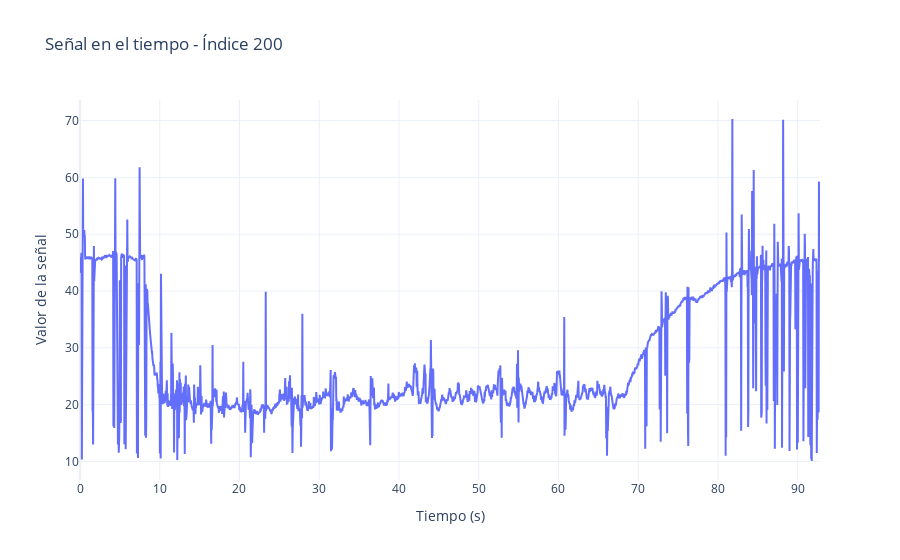
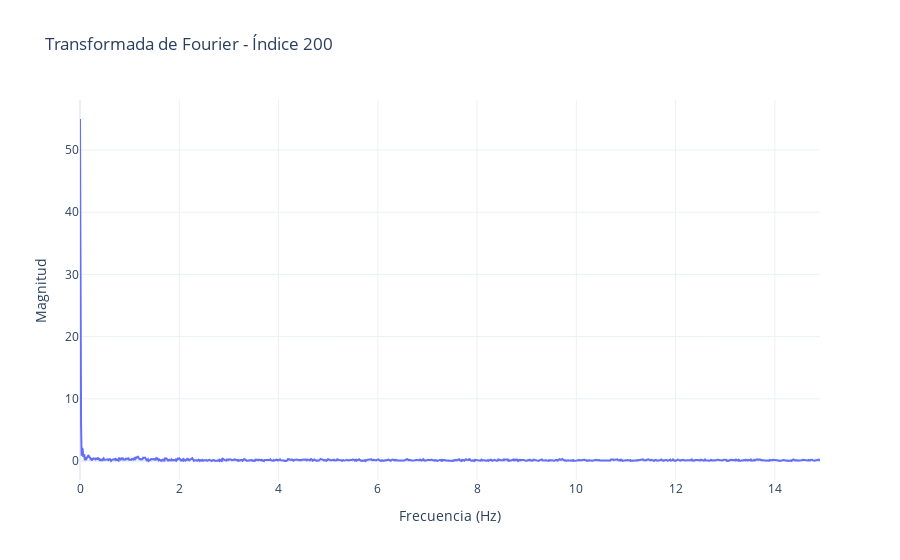

The notebook cell saved with these charts, in order:
### Code cell
plot_signal_and_fourier(dataset, 200, sampling_rate=29.84)

### Figure 1 — Plotly figure (JSON) as saved in the notebook; plotly's stock layout.template omitted (floating-point values rounded to 4 significant figures; data arrays with more than 128 entries replaced by an {"elided": "..."} marker saying what was removed)
{"data": [{"hovertemplate": "Tiempo: %{x:.2f} s<br>Valor: %{y:.2f}", "mode": "lines", "name": "Señal en el tiempo", "type": "scatter", "x": {"elided": "2770 float values"}, "y": {"elided": "2770 float values"}}], "layout": {"title": {"text": "Señal en el tiempo - Índice 200"}, "xaxis": {"title": {"text": "Tiempo (s)"}}, "yaxis": {"title": {"text": "Valor de la señal"}}}}

### Figure 2 — Plotly figure (JSON) as saved in the notebook; plotly's stock layout.template omitted (floating-point values rounded to 4 significant figures; data arrays with more than 128 entries replaced by an {"elided": "..."} marker saying what was removed)
{"data": [{"hovertemplate": "Frecuencia: %{x:.2f} Hz<br>Valor: %{y:.2f}", "mode": "lines", "name": "Señal en frecuencia", "type": "scatter", "x": {"elided": "1385 float values"}, "y": {"elided": "1385 float values"}}], "layout": {"title": {"text": "Transformada de Fourier - Índice 200"}, "xaxis": {"title": {"text": "Frecuencia (Hz)"}}, "yaxis": {"title": {"text": "Magnitud"}}}}
